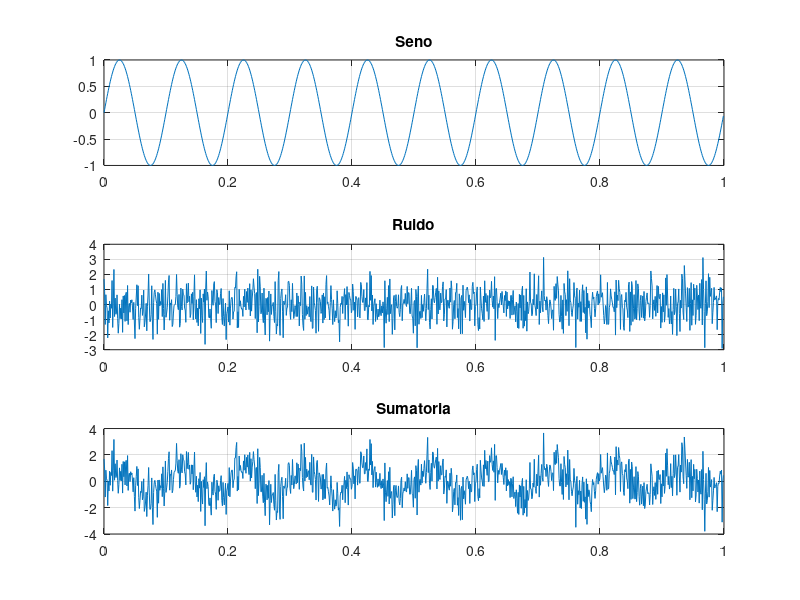

Recreate this plot in MATLAB. (Note: this script raises an error after producing the figure.)
##Ejercicio 8
clc
clear all
#Patrones iniciales =
fs=10;
fm=1000;
T=1/fm;
t=0:T:1-T;

senal_seno=sin(2*pi*fs*t);
senal_ruido=randn(1,length(t));
subplot(3,1,1)
plot(t,senal_seno)
title('Seno');
grid on

subplot(3,1,2)
plot(t,senal_ruido)
title('Ruido')
grid on


subplot(3,1,3)
senal_sucia=senal_seno+senal_ruido;
plot(t,senal_sucia)
title('Sumatoria');
grid on

##Potencia de la señal original
[Po,PoDb]=potencia(senal_seno);
disp(['Potencia de la señal original : ',num2str(Po),'W (',num2str(PoDb),' DB )'])

##Potencia de la señal Ruido
[Pr,PrDb]=potencia(senal_ruido);
disp(['Potencia del ruido : ',num2str(Pr),'W (',num2str(PrDb),' DB )'])

#Relacion SEÑAL RUIDO original
SNR=Po/Pr;
SNRDB=10*log10(Po/Pr);
disp(['Relacion Señal Ruido: ',num2str(SNR),'W (',num2str(SNRDB),' DB )'])

#Relacion SEÑAL RUIDO con constante
constante=5;
senal_ruido_c=5*senal_ruido;
[Pr_c,PrcDb]=potencia(senal_ruido_c);
SNR_C=Po/Pr_c;
SNRDB_C=10*log10(Po/Pr_c);
disp(['Relacion Señal Ruido MOD: ',num2str(SNR_C),'W (',num2str(SNRDB_C),' DB )'])

##Despeje
senal_ruido_D=sqrt(Po/Pr)*senal_ruido;
[Pr,PrDb]=potencia(senal_ruido_D);
SNR=Po/Pr;
SNRDB=10*log10(Po/Pr);
disp(['Relacion Señal Ruido Despeje: ',num2str(SNR),'W (',num2str(SNRDB),' DB )'])

